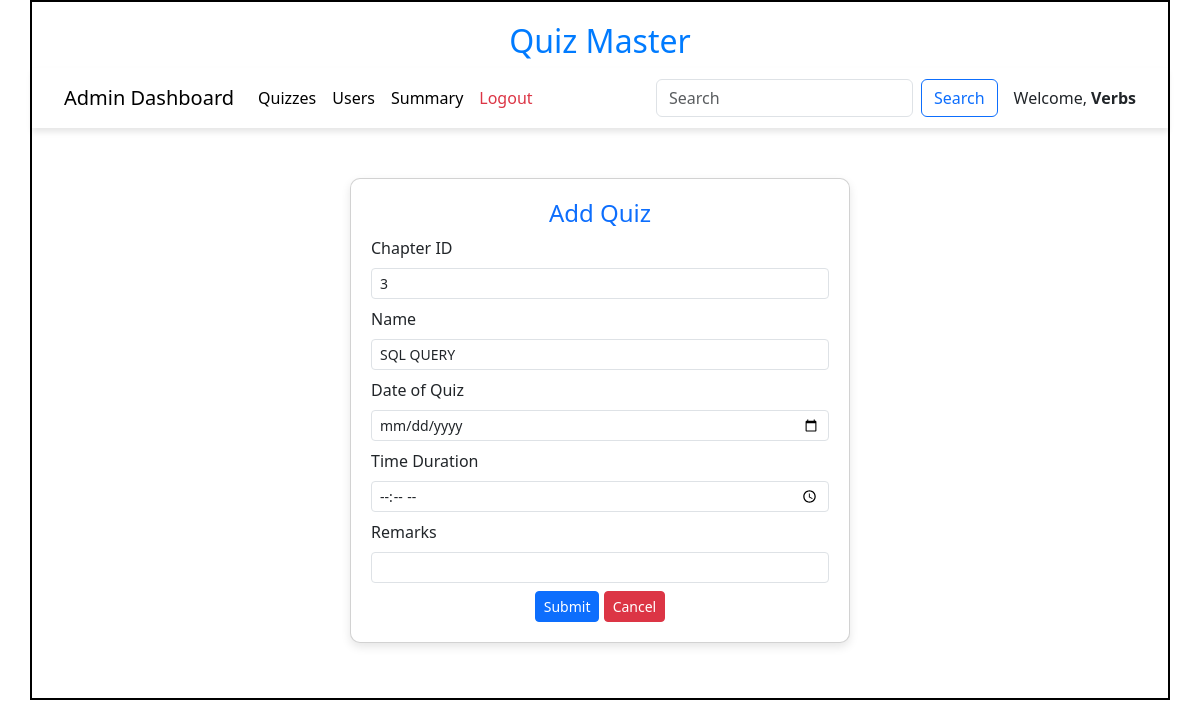
The page /add_quiz/3/Verbs on the database as committed earlier.
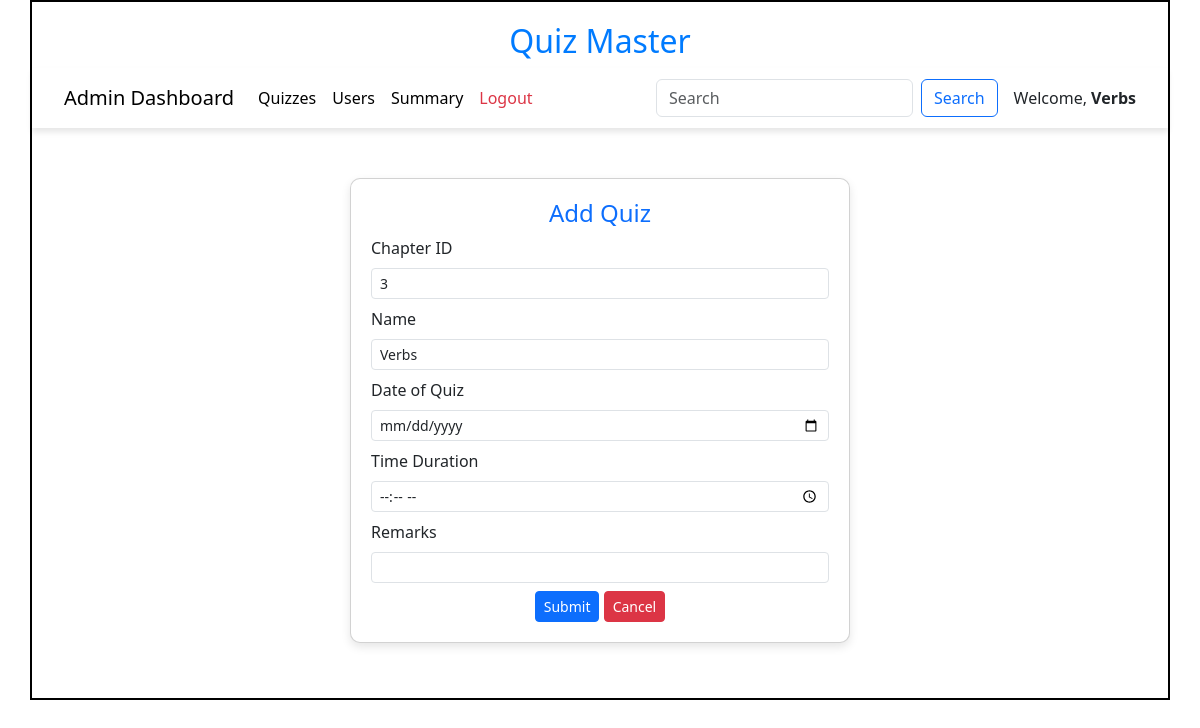
The same page on the database as committed later.
### models/models.py (models this page shows)
class Chapter(db.Model):
    id=db.Column(db.Integer,primary_key=True)
    name=db.Column(db.String,unique=True,nullable=False)
    description=db.Column(db.String)
    Subject_id = db.Column(db.Integer,db.ForeignKey("subject.id"),nullable=False)
    quizes = db.relationship("Quiz",cascade="all,delete",backref="chapter",lazy=True)

### controllers/controller.py (the view, shortened to what this page needs)
@app.route('/add_quiz/<id>/<name>',methods=["GET","POST"])
def add_quiz(id,name):
    today = datetime.today().date()
    chap = get_chapter(id)
    return render_template("add_quiz.html",name=name,chapter=chap)

### controllers/controller.py (called while the page is built)
def  get_chapter(id):
    chapter = Chapter.query.filter_by(id=id).first()
    return chapter

### templates/add_quiz.html (shortened to what this page needs)
<!DOCTYPE html>
<html lang="en">
<head>
    <link href="https://cdn.jsdelivr.net/npm/bootstrap@5.3.3/dist/css/bootstrap.min.css" rel="stylesheet">
    <link rel="stylesheet" href="/static/css/style.css">
</head>
<body>
    <div id="container">
        <h1 id="heading">Quiz Master</h1>
        <nav class="navbar navbar-expand-lg navbar-light bg-white" style="box-shadow: 0px 4px 6px rgba(0, 0, 0, 0.1);
            padding: 10px 20px;">
            <div class="container-fluid">
                <a class="navbar-brand" href="#">Admin Dashboard</a>
                <div class="collapse navbar-collapse" id="navbarNav">
                    <ul class="navbar-nav me-auto">
                        <li class="nav-item">
                            <a class="nav-link active" href="/quiz_dashboard/{{name}}">Quizzes</a>
                        </li>
                        <li class="nav-item">
                            <a class="nav-link active" href="/admin_users/{{name}}">Users</a>
                        </li>
                        <li class="nav-item">
                            <a class="nav-link active" href="/admin_summary/{{name}}">Summary</a>
                        </li>
                        <li class="nav-item">
                            <a class="nav-link text-danger" href="/login">Logout</a>
                        </li>
                    </ul>
                    <form class="d-flex" method="POST" action="/search/{{name}}">
                        <input class="form-control me-2" type="search" placeholder="Search" name="search_txt" id="search_txt">
                        <button class="btn btn-outline-primary" type="submit">Search</button>
                    </form>
                </div>
                <span class="ms-3">Welcome, <strong>{{name}}</strong></span>
            </div>
        </nav>
        <div id="add_quiz-panel" style="margin: auto;margin-top: 50px; width: 500px;">
            <div class="card">
            <h4 class="text-center text-primary">Add Quiz</h4>
        <form action="/add_quiz/{{chapter.id}}/{{name}}" method="POST">
            <div class="mb-2">
                <label for="s_id" class="form-label">Chapter ID</label>
                <input type="number" class="form-control form-control-sm" id="s_id" name="s_id" value="{{chapter.id}}" readonly>
            </div>
            <div class="mb-2">
                <label for="quiz_name" class="form-label">Name</label>
                <input type="text" class="form-control form-control-sm" id="quiz_name" name="quiz_name" value="{{chapter.name}}">
            </div>
            <div class="mb-2">
                <label for="date_of_quiz" class="form-label">Date of Quiz</label>
                <input type="date" class="form-control form-control-sm" id="date_of_quiz" name="date_of_quiz" required>
            </div>
            <div class="mb-2">
                <label for="time_duration" class="form-label">Time Duration</label>
                <input type="time" class="form-control form-control-sm" id="time_duration" name="time_duration" required>
            </div>
            <div class="mb-2">
                <label for="remarks" class="form-label">Remarks</label>
                <input type="text" class="form-control form-control-sm" id="remarks" name="remarks">
            </div>
            <div class="text-center">
                <button type="submit" class="btn btn-primary btn-sm">Submit</button>
                <a href="/admin/{{name}}" class="btn btn-danger btn-sm">Cancel</a>
            </div>
        </form>
    </div>
        </div>
    </div>
</body>
</html>

Rows that differ between the two databases and show on the page:
changed Chapter id 3: name (not shown) → "Verbs"; quiz_name "SQL QUERY" → "Verbs"
Other text that changed with them:
{{ name }}: "Verbs" → (not shown)
